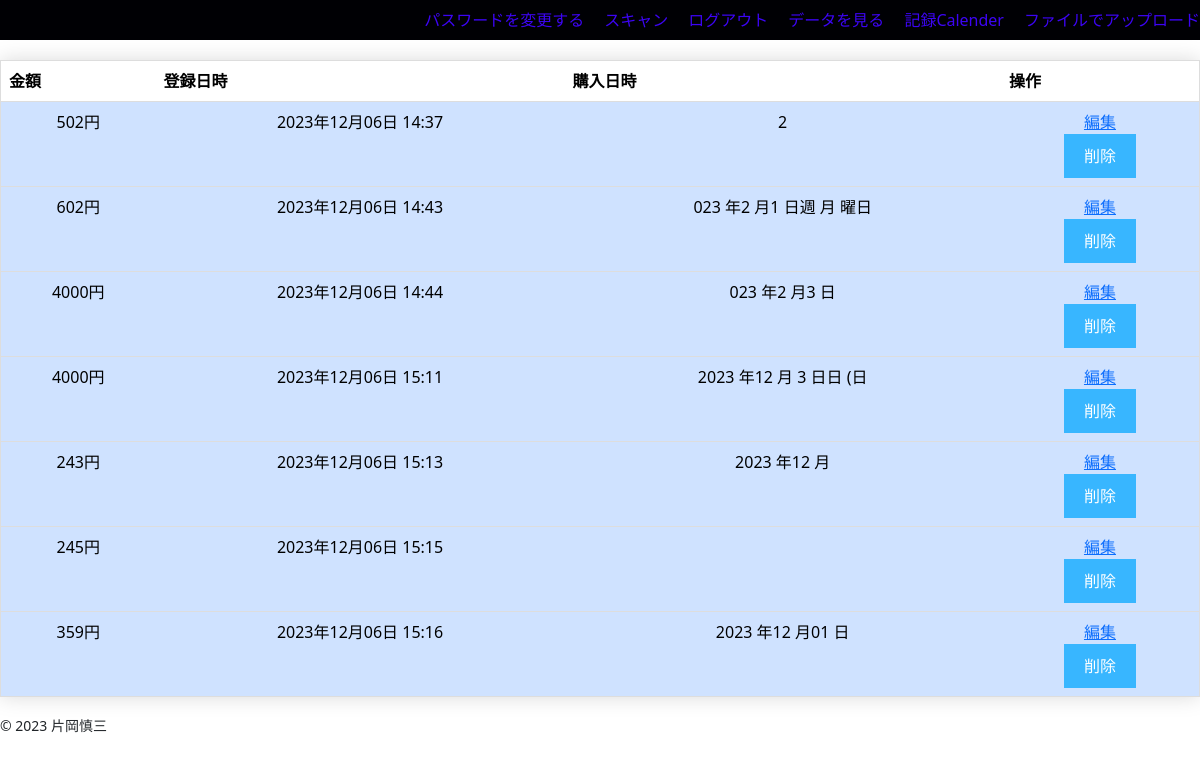
The app's page /save (signed in) with its own data.
### app.py (models this page shows)
class Save(db.Model):
    id = db.Column(db.Integer, primary_key=True)
    cash = db.Column(db.Integer, unique=False, nullable=False)
    user_id = db.Column(db.Integer, db.ForeignKey("user.id"), nullable=False)
    saved_at = db.Column(
        db.DateTime, nullable=True, default=datetime.now(pytz.timezone("Asia/Tokyo"))
    )
    baught_at = db.Column(db.String(40), unique=False, nullable=True)

### app.py (the view)
@app.route("/save", methods=["GET", "POST"])
@login_required
def save():
    saves = Save.query.filter_by(user_id=current_user.id).all()
    return render_template("save.html", saves=saves)

### app.py (called while the page is built)
@app.before_request
def make_session_permanent():
    session.permanent = True

@login_manager.user_loader
def load_user(user_id):
    return db.session.query(User).get(user_id)

### templates/save.html
{% extends "layout_save.html" %}
{% block content %}
<body>
    <table border="1" class="table center_content">
        <tr>
            <th scope="col">金額</th>
            <th scope="col">登録日時</th>
            <th scope="col">購入日時</th>
            <th scope="col">操作</th>
        </tr>
        {% for save in saves %}
            <tr class="table-primary">
                <td>{{save.cash}}円</td>
                <td>{{ save.saved_at.strftime('%Y年%m月%d日 %H:%M') }}</td>
                <td>{{ save.baught_at}}</td>
                <td>
                    <a href="{{ url_for('edit', save_id=save.id) }}">編集</a>
                    <form method="POST" action="{{ url_for('delete', save_id=save.id) }}" onsubmit="return confirm('削除してもよろしいですか?');">
                        <button type="submit">削除</button>
                    </form>
                </td>
            </tr>
        {% endfor %}
    </table>
</body>
{% endblock %}

### templates/layout_save.html (shortened to what this page needs)
<!DOCTYPE html>
<html lang="ja">
    <head>
        <link rel="stylesheet" href="..\static\css\style_save.css">
        <link href="https://cdn.jsdelivr.net/npm/bootstrap@5.0.2/dist/css/bootstrap.min.css" rel="stylesheet">
    </head>
    <body>
        <header class="header-nav-container">
            <nav><a class="aaa" href="/change_password">パスワードを変更する</a></nav>
            <nav><a class="aaa" href="/scan2">スキャン</a></nav>
            <nav><a class="aaa" href="/logout">ログアウト</a></nav>
            <nav><a class="aaa" href="/save">データを見る</a></nav>
            <nav><a class="aaa" href="/calender_data">記録Calender</a></nav>
            <nav><a class="aaa" href="/index">ファイルでアップロード</a></nav>
        </header>
        {% block content %}{% endblock %}
        <footer>
            <small>© 2023 片岡慎三</small>
        </footer>
    </body>
</html>

### static/css/style_save.css (style rules this page uses)
.header-nav-container { display: flex; justify-content: flex-end; gap: 20px; background-size: cover; width: 100%; height: 40px; background-color:rgb(0, 0, 4); flex-direction: row; align-items: center; }
.aaa { color: #3c04f4; text-decoration: none; }
body { background-color: #fafafa; font-family: 'Arial', sans-serif; background-image: url("../image/背景画像.jpg"); }
.table { border-collapse: collapse; width: 100%; margin: 20px 0; box-shadow: 0 0 20px rgba(0,0,0,0.15); }
.table tr { background-color: #ffffff; border: 1px solid #dddddd; }
.table th, .table td { padding: 12px 15px; }
.table th { background-color: #d4eefd; color: #000000; }
.table td { text-align: center; }
.table-primary { background-color: #a3d8f7; }
button { background-color: #38b6ff; color: #ffffff; border: none; padding: 10px 20px; margin: 20px 0; border-radius: 5px; cursor: pointer; }

### records on screen
Save: cash "502", saved_at "2023年12月06日 14:37", baught_at "2"
Save: cash "602", saved_at "2023年12月06日 14:43", baught_at "023 年2 月1 日週 月 曜日"
Save: cash "4000", saved_at "2023年12月06日 14:44", baught_at "023 年2 月3 日"
Save: cash "4000", saved_at "2023年12月06日 15:11", baught_at "2023 年12 月 3 日日 (日"
Save: cash "243", saved_at "2023年12月06日 15:13", baught_at "2023 年12 月"
Save: cash "245", saved_at "2023年12月06日 15:15"
Save: cash "359", saved_at "2023年12月06日 15:16", baught_at "2023 年12 月01 日"
